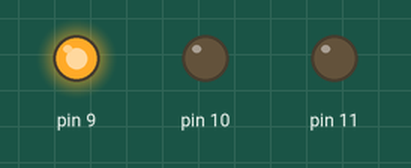
Simulated run of this sketch. Board: Arduino Uno, built with avr-gcc and run on an emulated ATmega328P. Parts: output pins drawn as LEDs (lit = HIGH).

Above: at 1.0 s.
At 3.0 s:
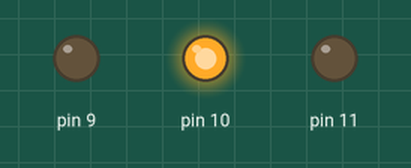
At 5.0 s:
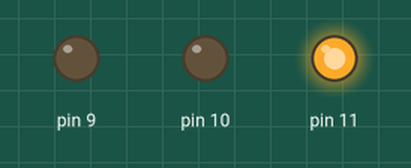
Timing chart, 0 to 7.8 s (numbered marks = the images above):
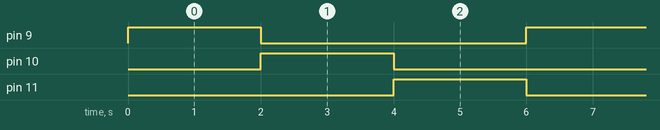

Measured:
- by itself, pin 9–11: alternates HIGH for 2.0 s and LOW for 4.0 s
- by itself, everything shown: repeats every 6.0 s, in 3 steps

The sketch:

rgb_led_color_cycle.ino
```cpp
/* Sketch was generated by motoblockly
 Website: http://www.motoblockly.com
 Author: www.motoduino.com
 Date: Mon Mar 16 2020 10:50:15 GMT+0800
 */
void setup()
{
  pinMode(9, OUTPUT);
  pinMode(10, OUTPUT);
  pinMode(11, OUTPUT);

}


void loop()
{
    digitalWrite(9,HIGH);
    digitalWrite(10,LOW);
    digitalWrite(11,LOW);
    delay(2000);
    digitalWrite(9,LOW);
    digitalWrite(10,HIGH);
    digitalWrite(11,LOW);
    delay(2000);
    digitalWrite(9,LOW);
    digitalWrite(10,LOW);
    digitalWrite(11,HIGH);
    delay(2000);

}
```
